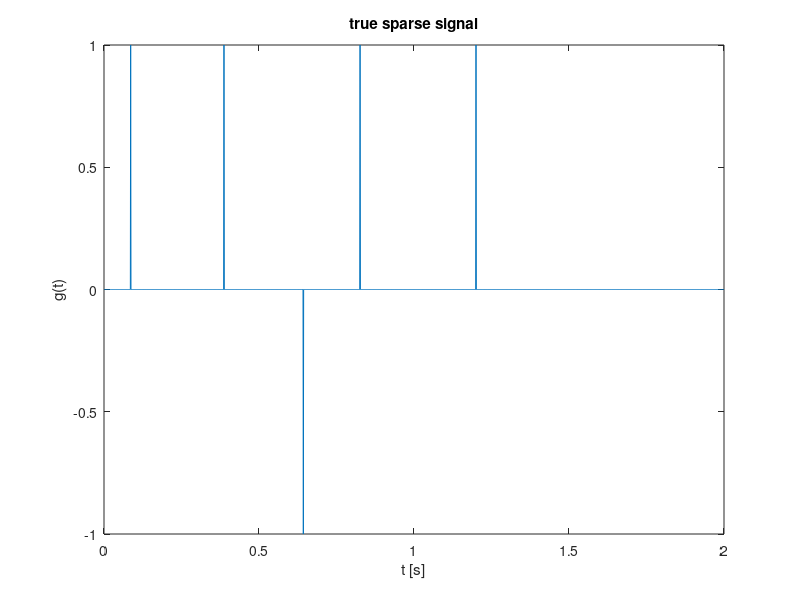
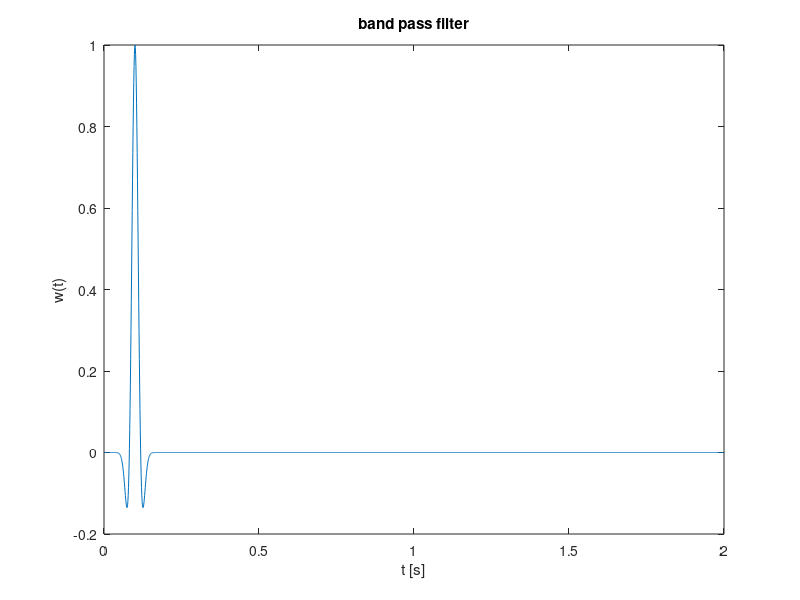

Write MATLAB code to recreate these figures, in order. (Note: this script raises an error after producing the figures.)
%% add working path of tools and functions
%% add tools
cd ../../../../../../functions/
addpath(genpath(pwd))
cd ../experiments/help_spgl1/modifying/task16bpdn/seismic/deconvolution/



%% problem setting
% time axis
t = [0:.001:2]';
N = length(t);

% true signal g has approx k spikes with random amplitudes
k = 5;
g = zeros(N,1);
g(randi(N,k,1)) = sign(randn(k,1));%randn(k,1);

% filter
w = (1-3*1e3*(t-.1).^2).*exp(-3*1e3*(t-.1).^2);

% plot
figure;
plot(t,g);
xlabel('t [s]');ylabel('g(t)');
title('true sparse signal')

figure;
plot(t,w);
xlabel('t [s]');ylabel('w(t)');
title('band pass filter')


% fourier transform of w
wf = fft(w);

% SPOT operator to perform convolution.
C = opDFT(N)'*opDiag(wf)*opDFT(N);
f = C*g;

% plot
figure;
plot(t,f);
xlabel('t [s]');ylabel('f(t)');
title('convolution result')


save temp C f 
load temp
%% spgl1 and pqnl1
    %% lasso
    opts.iterations = 2000;
    tau = norm(g,1);

    [x_spg,r_spg,g_spg,info_spg] = spgl1(C, f, tau, [], zeros(size(g)), opts);
    opts.iterations = 2000;
    sigma_ref = info_spg.rNorm;
    [x_pqn,r_pqn,g_pqn,info_pqn] = pqnl1_2(C, f, tau, [], zeros(size(g)), opts, sigma_ref);

    h = figure; 
    subplot(3,1,1); plot(g); title('original sparse signal'); axis tight
    subplot(3,1,2); plot(x_spg);title('spg recovery'); axis tight
    subplot(3,1,3); plot(x_pqn);title('pqn recovery'); axis tight
    saveas(h,'spgvspqn')
    %% BPDN
    % noisy signal
    f = C*g;

    % plot
    figure;
    plot(t,f);
    xlabel('t [s]');ylabel('f(t)');
    title('convolution result')
    
    opts.iterations = 500;
    
    opts.fid = fopen('spg1,txt','w');
    [x_spg,r_spg,g_spg,info_spg] = spgl1(C, f, tau, 1e-4, zeros(size(g)), opts);
    opts.fid = fopen('pqn1.txt','w');
    sigma_ref = info_spg.rNorm;
    [x_pqn,r_pqn,g_pqn,info_pqn] = pqnl1_2(C, f, tau, 1-4, zeros(size(g)), opts,sigma_ref);

    save info1 info_spg info_pqn
    
    h = figure; 
    subplot(3,1,1); plot(g); title('original sparse signal');axis tight;
    subplot(3,1,2); plot(x_spg);title('x_spg');axis tight;ylim([-1,1])
    subplot(3,1,3); plot(x_pqn);title('x_pqn');axis tight;ylim([-1 1])
    saveas(h,'deconvolution_result1');
   
    h = figure('Name','Solution paths');
    plot(info_spg.xNorm1,info_spg.rNorm2,info_pqn.xNorm1,info_pqn.rNorm2);hold on
    scatter(info_spg.xNorm1,info_spg.rNorm2);
    scatter(info_pqn.xNorm1,info_pqn.rNorm2);hold off
    legend('spg','pqn')
    axis tight
    saveas(h,'solution_path1');


    

